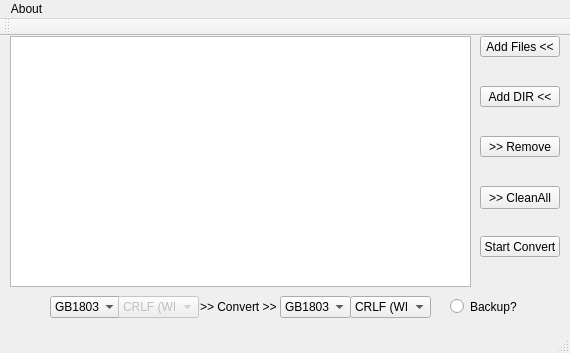
<?xml version="1.0" encoding="UTF-8"?>
<ui version="4.0">
 <class>MainWindow</class>
 <widget class="QMainWindow" name="MainWindow">
  <property name="geometry">
   <rect>
    <x>0</x>
    <y>0</y>
    <width>570</width>
    <height>353</height>
   </rect>
  </property>
  <property name="windowTitle">
   <string>MainWindow</string>
  </property>
  <widget class="QWidget" name="centralWidget">
   <widget class="QListWidget" name="listWidget">
    <property name="geometry">
     <rect>
      <x>10</x>
      <y>0</y>
      <width>461</width>
      <height>251</height>
     </rect>
    </property>
    <property name="font">
     <font>
      <family>微软雅黑</family>
     </font>
    </property>
    <property name="acceptDrops">
     <bool>false</bool>
    </property>
   </widget>
   <widget class="QPushButton" name="puBtn_addFiles">
    <property name="geometry">
     <rect>
      <x>480</x>
      <y>0</y>
      <width>80</width>
      <height>21</height>
     </rect>
    </property>
    <property name="text">
     <string>Add Files &lt;&lt;</string>
    </property>
   </widget>
   <widget class="QPushButton" name="puBtn_addDir">
    <property name="geometry">
     <rect>
      <x>480</x>
      <y>50</y>
      <width>80</width>
      <height>21</height>
     </rect>
    </property>
    <property name="text">
     <string>Add DIR &lt;&lt;</string>
    </property>
   </widget>
   <widget class="QPushButton" name="puBtn_remove">
    <property name="geometry">
     <rect>
      <x>480</x>
      <y>100</y>
      <width>80</width>
      <height>21</height>
     </rect>
    </property>
    <property name="text">
     <string>&gt;&gt; Remove</string>
    </property>
   </widget>
   <widget class="QPushButton" name="puBtn_start">
    <property name="geometry">
     <rect>
      <x>480</x>
      <y>200</y>
      <width>80</width>
      <height>21</height>
     </rect>
    </property>
    <property name="text">
     <string>Start Convert</string>
    </property>
   </widget>
   <widget class="QLabel" name="label">
    <property name="geometry">
     <rect>
      <x>200</x>
      <y>260</y>
      <width>91</width>
      <height>21</height>
     </rect>
    </property>
    <property name="text">
     <string>&gt;&gt; Convert &gt;&gt;</string>
    </property>
   </widget>
   <widget class="QRadioButton" name="radioButton">
    <property name="geometry">
     <rect>
      <x>450</x>
      <y>260</y>
      <width>81</width>
      <height>21</height>
     </rect>
    </property>
    <property name="toolTip">
     <string>&lt;html&gt;&lt;head/&gt;&lt;body&gt;&lt;p&gt;Source File backup format: *.bk&lt;/p&gt;&lt;/body&gt;&lt;/html&gt;</string>
    </property>
    <property name="text">
     <string>Backup?</string>
    </property>
   </widget>
   <widget class="QComboBox" name="comboBox_srcEncode">
    <property name="geometry">
     <rect>
      <x>50</x>
      <y>260</y>
      <width>71</width>
      <height>22</height>
     </rect>
    </property>
    <item>
     <property name="text">
      <string>GB18030</string>
     </property>
    </item>
    <item>
     <property name="text">
      <string>Big5</string>
     </property>
    </item>
    <item>
     <property name="text">
      <string>UTF-8</string>
     </property>
    </item>
    <item>
     <property name="text">
      <string>UTF-16</string>
     </property>
    </item>
    <item>
     <property name="text">
      <string>UTF-32</string>
     </property>
    </item>
   </widget>
   <widget class="QComboBox" name="comboBox_dstEncode">
    <property name="geometry">
     <rect>
      <x>280</x>
      <y>260</y>
      <width>71</width>
      <height>22</height>
     </rect>
    </property>
    <item>
     <property name="text">
      <string>GB18030</string>
     </property>
    </item>
    <item>
     <property name="text">
      <string>Big5</string>
     </property>
    </item>
    <item>
     <property name="text">
      <string>UTF-8 BOM</string>
     </property>
    </item>
    <item>
     <property name="text">
      <string>UTF-8</string>
     </property>
    </item>
    <item>
     <property name="text">
      <string>UTF-16</string>
     </property>
    </item>
    <item>
     <property name="text">
      <string>UTF-32</string>
     </property>
    </item>
   </widget>
   <widget class="QPushButton" name="puBtn_Clean">
    <property name="geometry">
     <rect>
      <x>480</x>
      <y>150</y>
      <width>80</width>
      <height>23</height>
     </rect>
    </property>
    <property name="text">
     <string>&gt;&gt; CleanAll</string>
    </property>
   </widget>
   <widget class="QComboBox" name="comboBox_srcLinetype">
    <property name="enabled">
     <bool>false</bool>
    </property>
    <property name="geometry">
     <rect>
      <x>118</x>
      <y>260</y>
      <width>81</width>
      <height>22</height>
     </rect>
    </property>
    <property name="currentText">
     <string>CRLF (WIN)</string>
    </property>
    <item>
     <property name="text">
      <string>CRLF (WIN)</string>
     </property>
    </item>
    <item>
     <property name="text">
      <string>LF (Linux)</string>
     </property>
    </item>
    <item>
     <property name="text">
      <string>CR (OS X)</string>
     </property>
    </item>
    <item>
     <property name="text">
      <string>none</string>
     </property>
    </item>
    <item>
     <property name="text">
      <string>inconsistent !!</string>
     </property>
    </item>
   </widget>
   <widget class="QComboBox" name="comboBox_dstLinetype">
    <property name="geometry">
     <rect>
      <x>350</x>
      <y>260</y>
      <width>81</width>
      <height>22</height>
     </rect>
    </property>
    <item>
     <property name="text">
      <string>CRLF (WIN)</string>
     </property>
    </item>
    <item>
     <property name="text">
      <string>LF (Linux)</string>
     </property>
    </item>
    <item>
     <property name="text">
      <string>CR (OS X)</string>
     </property>
    </item>
   </widget>
  </widget>
  <widget class="QMenuBar" name="menuBar">
   <property name="geometry">
    <rect>
     <x>0</x>
     <y>0</y>
     <width>570</width>
     <height>20</height>
    </rect>
   </property>
   <widget class="QMenu" name="menuAbout">
    <property name="title">
     <string>About</string>
    </property>
    <addaction name="actionAbout_App"/>
    <addaction name="actionAbout_Qt"/>
   </widget>
   <addaction name="menuAbout"/>
  </widget>
  <widget class="QToolBar" name="mainToolBar">
   <attribute name="toolBarArea">
    <enum>TopToolBarArea</enum>
   </attribute>
   <attribute name="toolBarBreak">
    <bool>false</bool>
   </attribute>
  </widget>
  <widget class="QStatusBar" name="statusBar"/>
  <action name="actionAbout_App">
   <property name="text">
    <string>About</string>
   </property>
  </action>
  <action name="actionAbout_Qt">
   <property name="text">
    <string>About Qt</string>
   </property>
  </action>
 </widget>
 <layoutdefault spacing="6" margin="11"/>
 <resources/>
 <connections/>
</ui>
